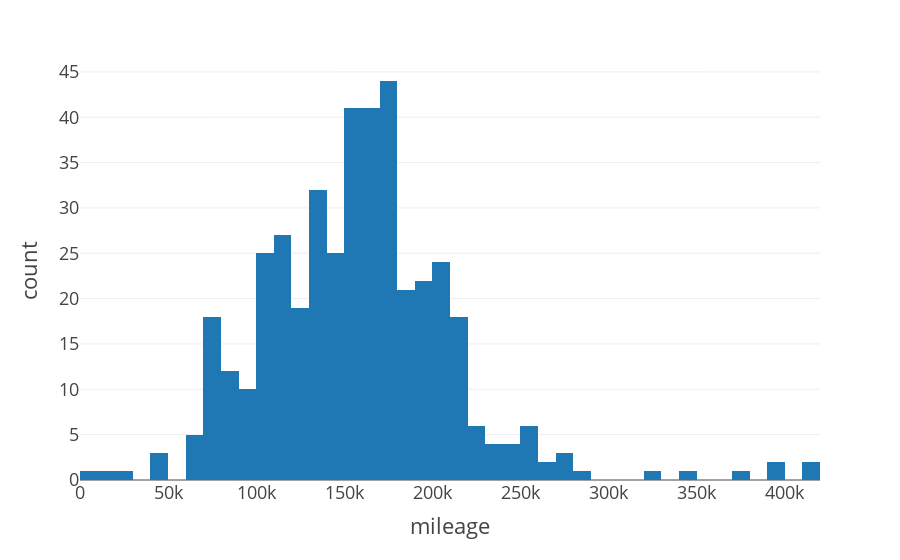

Source (notebook cell):
### Code cell
plt_mileage = px.histogram(df, x=df.mileage, template="presentation")
plt_mileage.show()

pio.write_html(plt_mileage, file='./img/plt_mileage.html', full_html=False, include_plotlyjs='cdn', auto_open=False)

### Figure 1 — Plotly figure (JSON) as saved in the notebook; plotly's stock layout.template omitted (floating-point values rounded to 4 significant figures; data arrays with more than 128 entries replaced by an {"elided": "..."} marker saying what was removed)
{"data": [{"alignmentgroup": "True", "bingroup": "x", "hovertemplate": "mileage=%{x}<br>count=%{y}<extra></extra>", "legendgroup": "", "marker": {"color": "#1F77B4"}, "name": "", "offsetgroup": "", "orientation": "v", "showlegend": false, "type": "histogram", "x": {"elided": "423 int values"}, "xaxis": "x", "yaxis": "y"}], "layout": {"barmode": "relative", "legend": {"tracegroupgap": 0}, "margin": {"t": 60}, "xaxis": {"anchor": "y", "domain": [0, 1], "title": {"text": "mileage"}}, "yaxis": {"anchor": "x", "domain": [0, 1], "title": {"text": "count"}}}}
